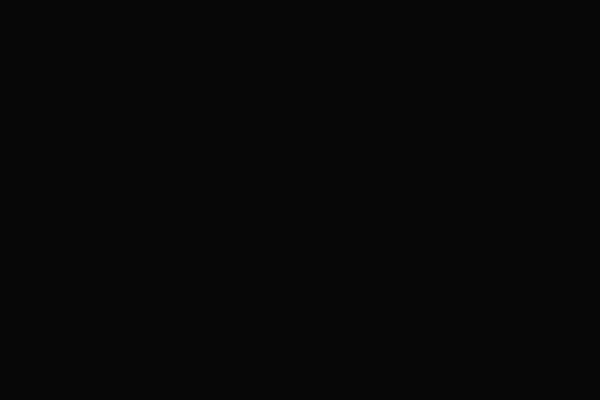
Frame 1 (no input)
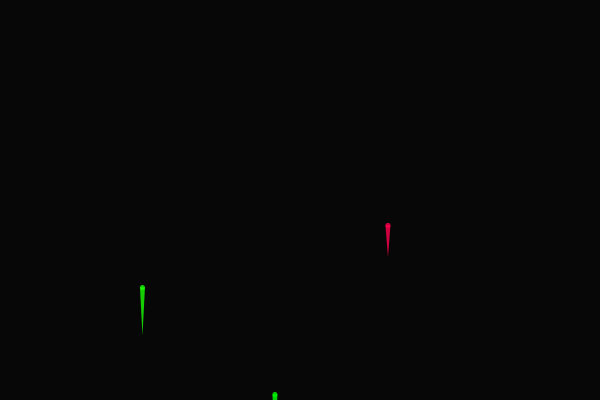
Frame 60 (the mouse pressed at the canvas centre just before this capture)
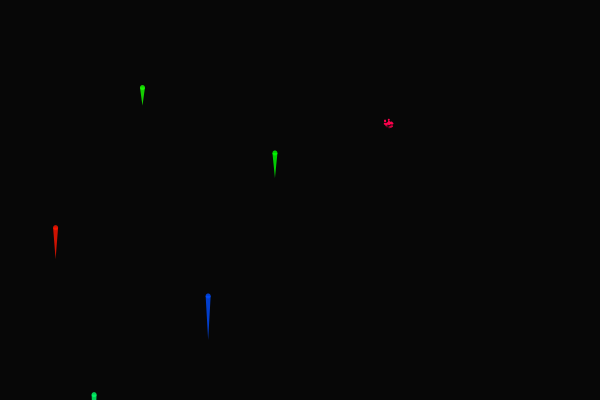
Frame 120 (the mouse held since frame 60 and released just before this capture)

The Processing sketch that drew these frames (run headless with seeded random() and noise(); from frame 60 on, the mouse is pressed at the canvas centre):

// Processing sketch: C27_Fireworks
// ── C27_Fireworks.pde
ArrayList<Firework> fireworks;

void setup() {
  size(600, 400);
  colorMode(HSB, 360, 100, 100, 100);
  fireworks = new ArrayList<Firework>();
}


void draw() {
  background(10);
  if (frameCount % 20 == 0) fireworks.add(new Firework());

  for (int i = 0; i < fireworks.size(); i++) {
    fireworks.get(i).update();
    fireworks.get(i).display();

    if (fireworks.get(i).gone) fireworks.remove(i);
  }
}
// ── Firework.pde
class Firework {
  PVector pos;
  float speed;
  int hue;

  boolean exploded;
  boolean gone;
  Glower[] dust;


  Firework() {
    pos = new PVector(random(width), height);
    speed = random(5, 6);
    hue = floor(random(0, 360));
    exploded = false;
  }




  void update() {
    if (exploded) {
      boolean allgone = true;
      for (Glower g : dust) { 
        g.update();
        allgone &= g.gone;
      }
      if (allgone) gone = true;
      return;
    }



    pos.add(new PVector(0, -speed));    
    speed -= 0.05;
    if (speed <= 0.5) { explode(); }
  }



  void explode() {
    exploded = true;
    dust = new Glower[floor(random(40, 70))];
    for (int i = 0; i < dust.length; i++) { 
      PVector v = PVector.random2D();
      dust[i] = new Glower(pos.copy(), v.mult(random(1)), hue);
    }
  }



  void display() {
    if (!exploded) {
      noStroke();
      fill(hue, 100, 100, 80);

      ellipse(pos.x, pos.y, 5, 5);
      beginShape();
       vertex(pos.x - 2.5, pos.y);
       vertex(pos.x + 2.5, pos.y);
       vertex(pos.x, pos.y + 10*speed);
      endShape(CLOSE);

    } else {
      for (Glower g : dust) { 
        g.display();
      }
    }
  }
}
// ── Glower.pde
class Glower {

  PVector[] pos; 
  PVector vel;
  int hue;
  
  boolean gone;

  Glower(PVector p, PVector v, int h) {
    pos = new PVector[3];
    for (int i = 0; i < pos.length; i++) { 
      pos[i] = p;
    }
    vel = v;
    hue = h;
    
    gone = false;
  }


  void update() {
    for (int i = pos.length-1; i > 0; i--) { 
      pos[i] = pos[i-1].copy();
    }

    vel.add(new PVector(0, 0.05));
    pos[0].add(vel);
    
    float angle = PVector.angleBetween(vel, new PVector(0, 1));
    if (angle < PI/24) gone = true;
  }


  void display() {
    noStroke();
    float angle = PVector.angleBetween(vel, new PVector(0, 1));
   
    for (int i = 0; i < pos.length; i++) {
      float s = map(i, 0, pos.length-1, 2, 0);
      float a = map(i, 0, pos.length-1, angle * 100, 0);
      fill(hue, 100, 100, a);
      ellipse(pos[i].x, pos[i].y, s, s);
    }
  }
}
